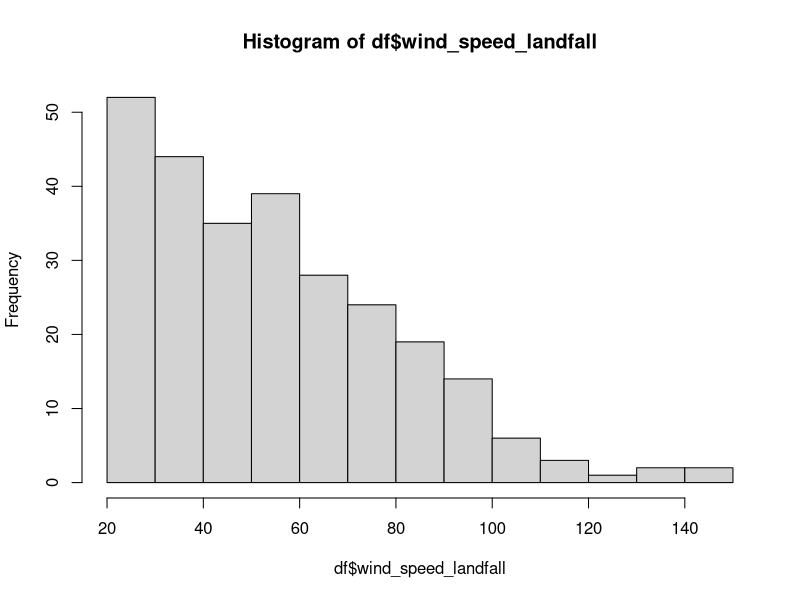
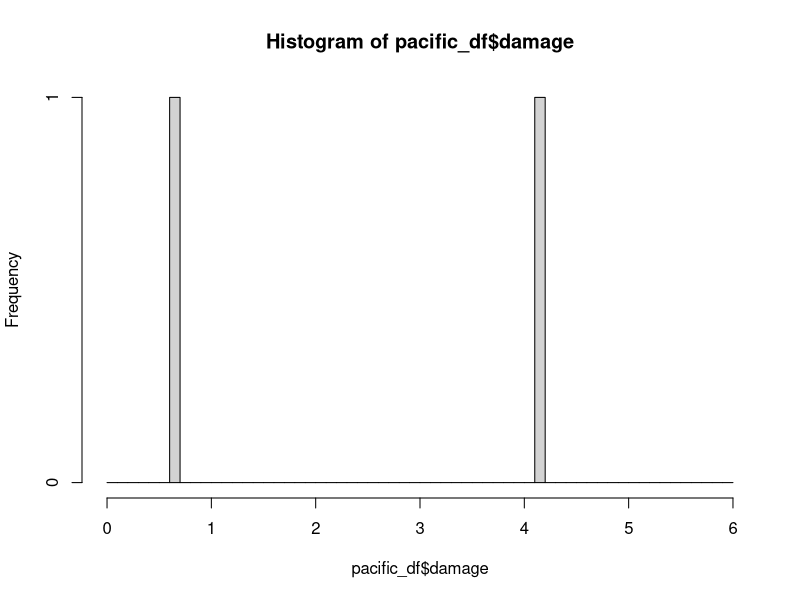
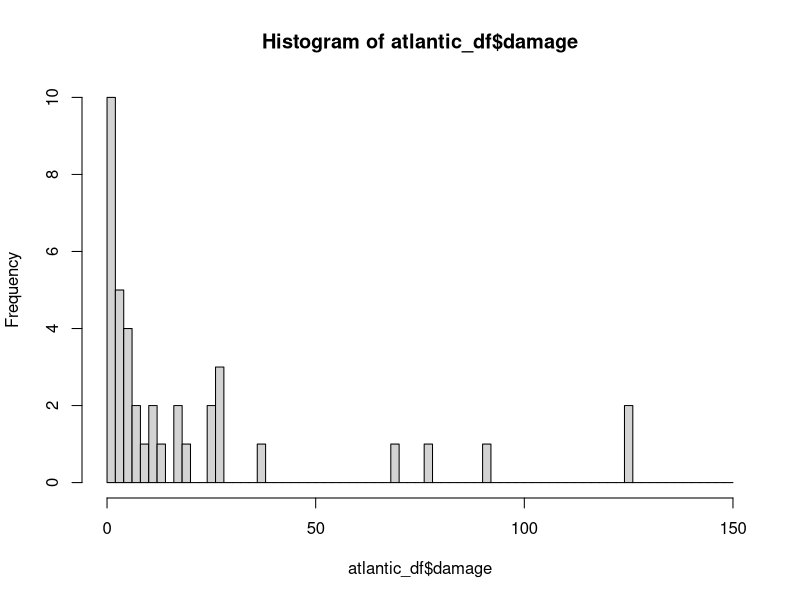
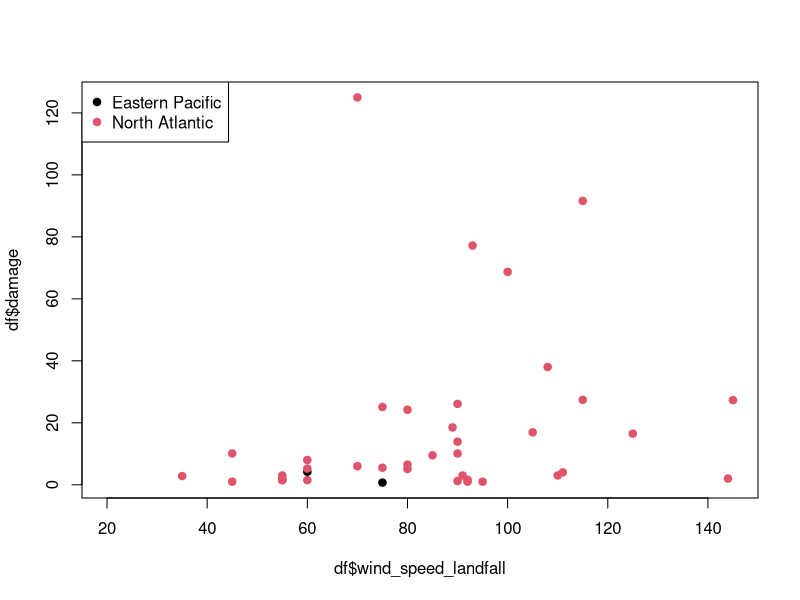

Here is the R script that generated these plots, in order: (Note: this script raises an error after producing the figures.)
## ---- chunk 1
library(skimr)
library(tidyverse)
## ---- chunk 2
df <- read_csv("tropical_cyclones.csv")
## ---- chunk 3
head(df)
## ---- chunk 4
glimpse(df)
## ---- chunk 5
df %>% count(month)
## ---- chunk 6
df_grouped <-  group_by(df, basin)
summary_avg_speed <- summarize(df_grouped, avg_wing_speed = mean(wind_speed_landfall))
summary_avg_speed
## ---- chunk 7
summary_sd_speed <- summarize(df_grouped, sd_wing_speed = sd(wind_speed_landfall))
summary_sd_speed
## ---- chunk 8
summary_avg_basin_hurr <- summarize(df_grouped, sum_hurricanes = sum(hurricane_landfall))
summary_avg_basin_hurr
## ---- chunk 9
avg <- mean(df$wind_speed_landfall)
std_dev <- sd(df$wind_speed_landfall)
cat('avg:', avg, 'std_dev:', std_dev)
## ---- chunk 10
hist(df$wind_speed_landfall)
## ---- chunk 11
#Base on a Normal distribution assumption
proba_34_distribution = pnorm(34, mean = avg, sd = std_dev, lower.tail = TRUE)
proba_34_distribution
## ---- chunk 12
smaller_df = df[df$wind_speed_landfall <= 34.0,]
proba_34_data = nrow(smaller_df)/nrow(df)
proba_34_data
## ---- chunk 13
avg_cost = summarize(group_by(df, basin), avg_damage = mean(damage, na.rm = TRUE), sd_damage = sd(damage, na.rm = TRUE), avg_speed = mean(wind_speed_landfall))
avg_cost
## ---- chunk 14
pacific_df = df[df$basin == 'Eastern Pacific',]
hist(pacific_df$damage,breaks = seq(0,6,0.1))
## ---- chunk 15
atlantic_df = df[df$basin == 'North Atlantic',]
hist(atlantic_df$damage, breaks = seq(0,150,2))
## ---- chunk 16
null_values = summarize(group_by(df, basin), missing_val = sum(is.na(damage)), number_rows = n(), ratio_missing_rows = sum(is.na(damage)/n()))
null_values
## ---- chunk 17
plot(df$wind_speed_landfall, df$damage,
     pch = 19,
     col = factor(df$basin))
legend("topleft",
       legend = levels(factor(df$basin)),
       pch = 19,
       col = factor(levels(factor(df$basin))))
## ---- chunk 18
#install.packages("car")
library(car)
scatterplot(df$damage ~ df$wind_speed_landfall | df$basin, data = df, 
            smoother = TRUE, grid = TRUE, frame = FALSE)
## ---- chunk 19
df_grouped_year <-  group_by(df, year)
events <- summarize(df_grouped_year, number = n())
events
## ---- chunk 20
plot(events$year, events$number, pch = 19)
abline(lm(events$number ~ events$year, data=events),col='red')
## ---- chunk 21
df_grouped_year <-  group_by(df, year)
avg_speed <- summarize(df_grouped_year, avg = mean(wind_speed_landfall))
avg_speed
## ---- chunk 22
model = lm(avg_speed$avg ~ avg_speed$year, data=avg_speed)
plot(avg_speed$year, avg_speed$avg, pch = 19)
legend("topleft",legend = paste("R2 is", format(summary(model)$r.squared,digits=3)))
abline(model,col='green') 
## ---- chunk 23
model2 = lm(df$wind_speed_landfall ~ df$year, data=df)
plot(df$year, df$wind_speed_landfall, pch = 19)
legend("topleft",legend = paste("R2 is", format(summary(model2)$r.squared,digits=3)))
abline(model2,col='blue') 
